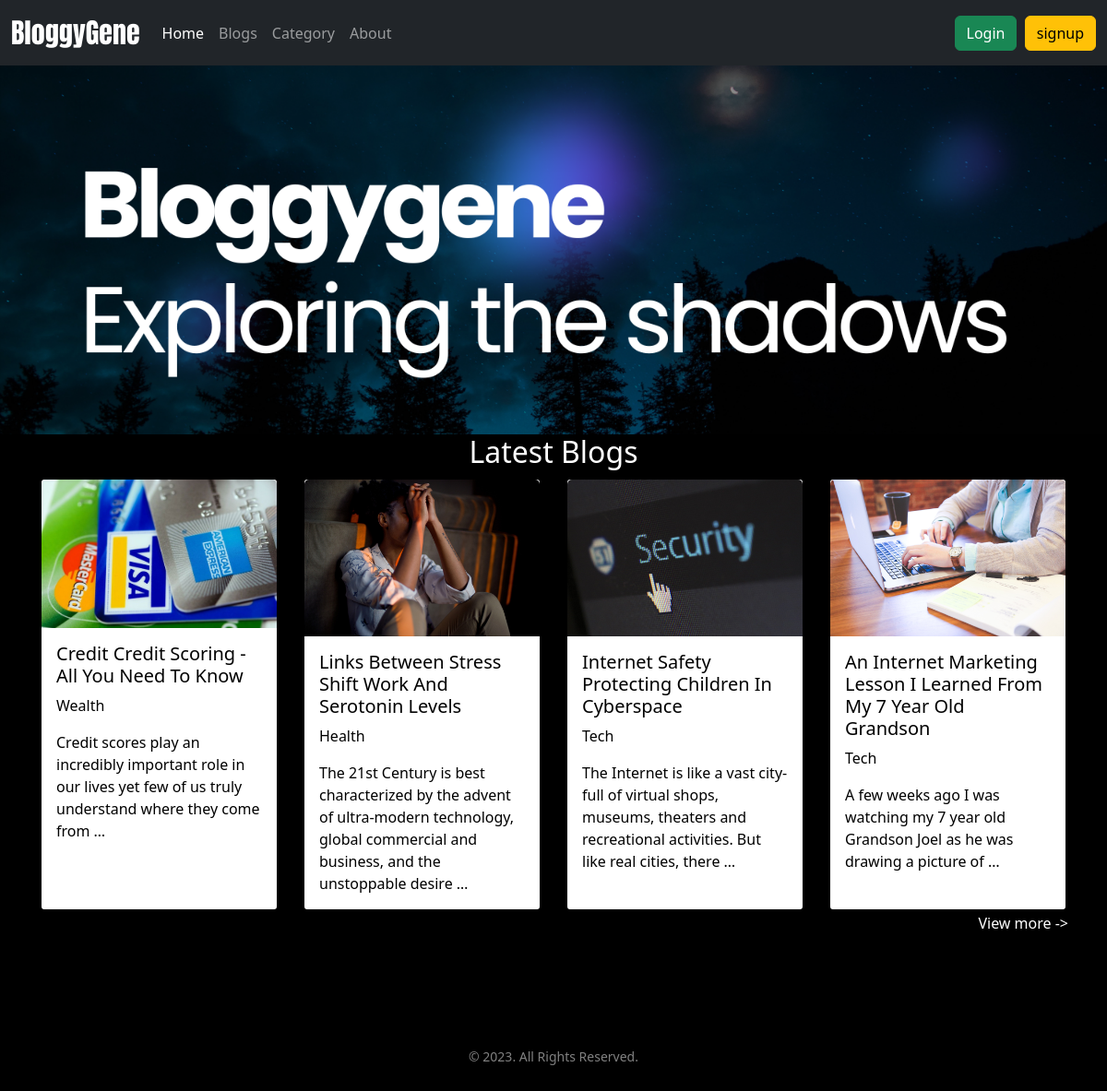
The app's page /, older data.
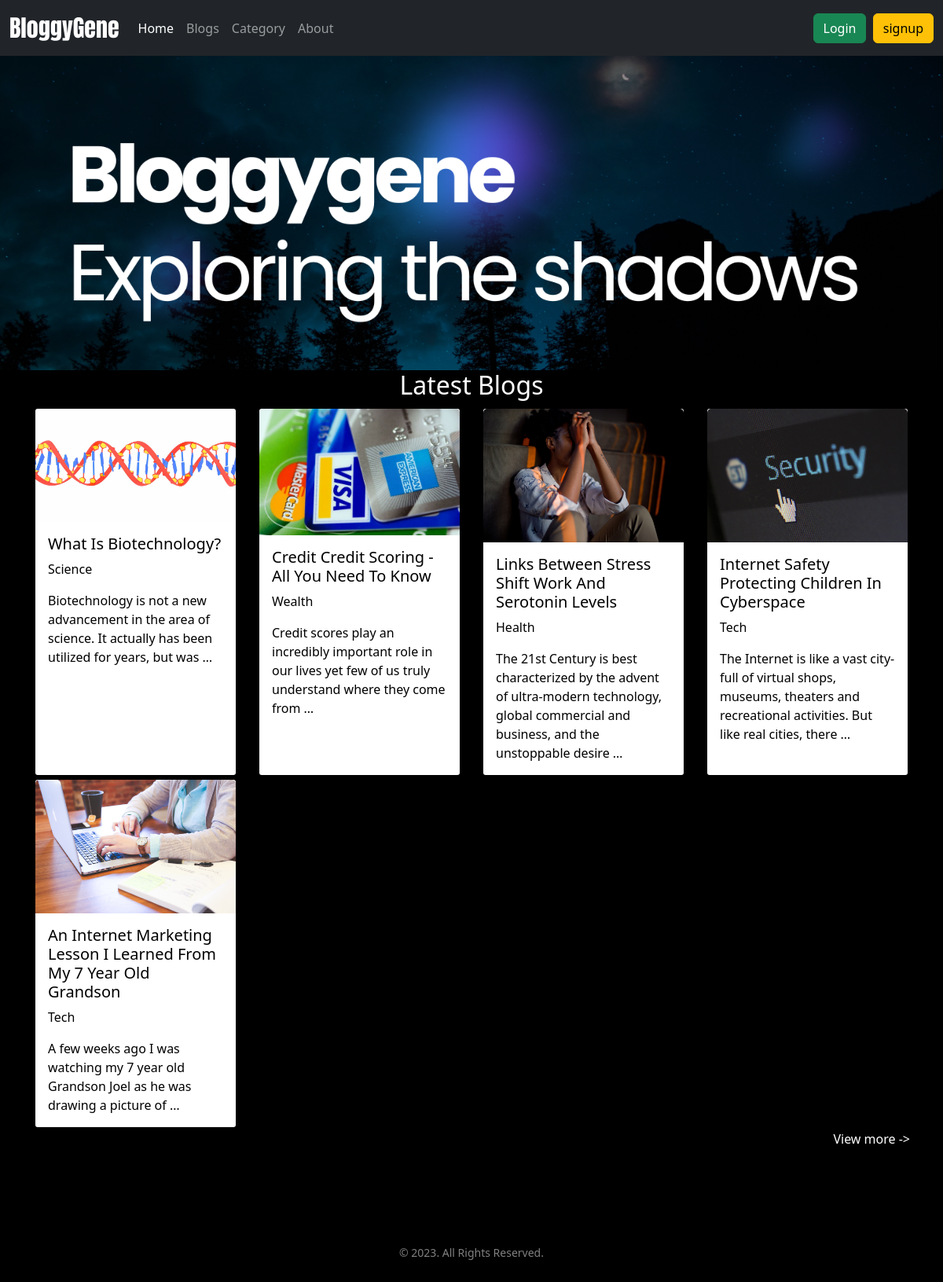
The same page, newer data.
### base/models.py (models this page shows, shortened)
class BlogPost(models.Model):
    title = models.CharField(max_length=150)
    text = models.TextField()
    category = models.ForeignKey(Category,related_name='category',on_delete=models.CASCADE)
    image = models.ImageField(default="default.jpg")
    created = models.DateTimeField(auto_now_add=True)
    updated = models.DateTimeField(auto_now=True)

class Category(models.Model):
    name = models.CharField(max_length=150,unique=True)
    def __str__(self):
        return self.name

### base/views.py (the view)
# urls.py: path('',views.index,name="home"),
def index(request):
    blog_posts = BlogPost.objects.all().order_by('-updated')[:8]
    context ={
        'blog_posts':blog_posts
    }
    return render(request,'index.html',context)

### templates/index.html (shortened to what this page needs)
{% extends 'base.html'%}
{% block content %}
 <div class="contain"style="width:100%; height: 30%; background-color:#171617;">
  <img src="static/img/head.png" alt="" style="width:100%;  ">
 </div>
<div class="container">
  <h2 style="text-align: center;">Latest Blogs</h2>
  <div class="row">
    {% for blog in blog_posts %}
<div class="col-lg-3">
<a href="{% url 'single_post' blog.id %}">
   <div class="card h-100" style="border: 3px solid black; color: #000; " >
        <img src="{{blog.image.url}}" class="card-img-top" alt="...">
        <div class="card-body">
          <h5 class="card-title">{{blog.title|title}}</h5>
          <p class="card-text">{{blog.category|title}}</p>
          <p class="card-text">{{blog.text|truncatewords:20}}</p>
        </div>
      </div>
</a>
</div>
{% endfor %}
</div>
<div style="float: right;">
  <a href="{% url 'blogs' %}"> View more -></a>
</div>
</div>
{% endblock %}

### templates/base.html (shortened to what this page needs)
<!DOCTYPE html>
{% load static %}
<html lang="en">
<head>
    <link href="https://cdn.jsdelivr.net/npm/bootstrap@5.2.3/dist/css/bootstrap.min.css" rel="stylesheet">
    <link rel="stylesheet" type="text/css" href="{% static 'css/main.css' %}">
  </head>
</head>
<body>
    <nav class="navbar navbar-expand-lg navbar-dark bg-dark">
        <div class="container-fluid">
          <a class="navbar-brand" href="/" style="font-family: 'Anton', sans-serif; font-size:30px;">BloggyGene</a>
          <div class="collapse navbar-collapse" id="navbarSupportedContent">
            <ul class="navbar-nav me-auto mb-2 mb-lg-0">
              <li class="nav-item">
                <a class="nav-link active" aria-current="page" href="{% url 'home'%}">Home</a>
              </li>
              <li class="nav-item">
                <a class="nav-link" href="{% url 'blogs'%}">Blogs</a>
              </li>
              <li class="nav-item">
                <a class="nav-link" href="{% url 'category'%}">Category</a>
              </li>
              <li class="nav-item">
                <a class="nav-link" href="{% url 'about'%}">About</a>
              </li>
            </ul>
            {% if request.user.is_authenticated %}
            <a href="{% url 'account_logout' %}"><button class="btn btn-danger">Logout</button></a>
            {% else %}
            <a href="{% url 'account_login' %}"><button class="btn btn-success">Login</button></a>&nbsp;&nbsp;
            <a href="{% url 'account_signup' %}"><button class="btn btn-warning">signup</button></a>
            {% endif %}
          </div>
        </div>
      </nav>
{% block content %}
{% endblock %}
<div>
  <div class="mt-5 pt-5 pb-5 footer">
    <div class="container">
      <div class="row mt-5" style="text-align: center;">
        <div class="col copyright">
          <p><small class="text-white-50">© 2023. All Rights Reserved.</small></p>
        </div>
      </div>
    </div>
    </div>
</div>
</body>
</html>

### static/css/main.css (style rules this page uses)
body { background-color: black; color:white; }
a { text-decoration: none; color: inherit; }

Row changes from the older to the newer data that the page shows:
added BlogPost: image (picture), title "What Is Biotechnology?", category "Science", text "Biotechnology is not a new advancement in the area of science. It actually has been utilized for years, but was …"
